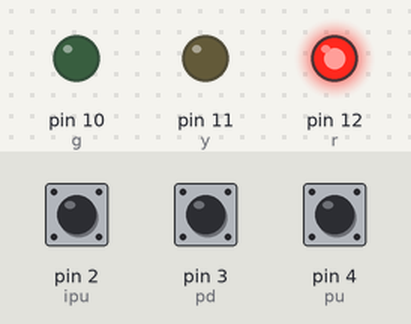
The sketch below on a simulated Arduino Uno, built with avr-gcc and run on an emulated ATmega328P. Shown: output pins drawn as LEDs (lit = HIGH). Inputs (shaded band) come from the test bench; at power-on: pin 2 (ipu) HIGH, pin 4 (pu) HIGH, pin 3 (pd) HIGH.

Above: at 1.2 s.
1.3 s: pin 2 (ipu) pulled LOW for 0.15 s
At 2.0 s:
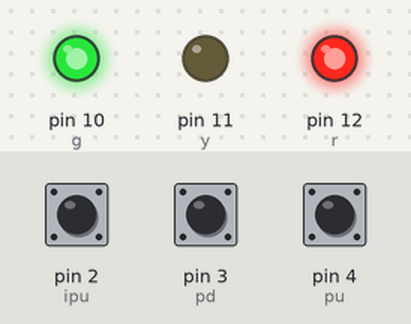
2.9 s: pin 4 (pu) pulled LOW for 0.15 s
At 3.2 s:
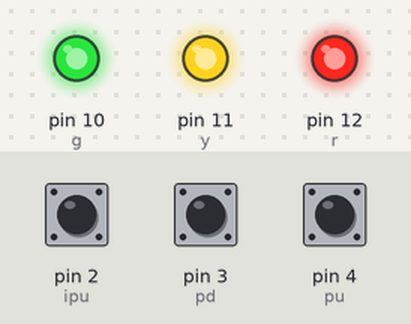
Timing chart, 0 to 5.9 s (numbered marks = the images above; inputs shaded):
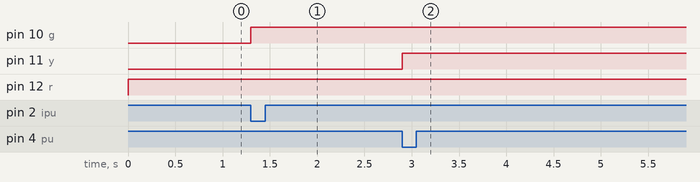

The sketch:

inputSwitch1.ino
```cpp
int pd = 3;
int pu = 4;
int ipu = 2;
int r = 12;
int y = 11;
int g = 10;

void setup(){
  pinMode(pd, INPUT_PULLUP);
  pinMode(pu, INPUT_PULLUP);
  pinMode(ipu, INPUT_PULLUP);
  pinMode(r, OUTPUT);
  pinMode(y, OUTPUT);
  pinMode(g, OUTPUT);
}

void loop() {
  if(digitalRead(pd) == HIGH){
    digitalWrite(r, HIGH);
  }

  if(digitalRead(pu) == LOW)
  {
    digitalWrite(y, HIGH);
  }
  if(digitalRead(ipu) == LOW){

    digitalWrite(g, HIGH);
  }
}
```

Measured:
- after the input at 1.3 s, pin 10 (g): LOW → HIGH at once
- after the input at 2.9 s, pin 11 (y): LOW → HIGH at once
